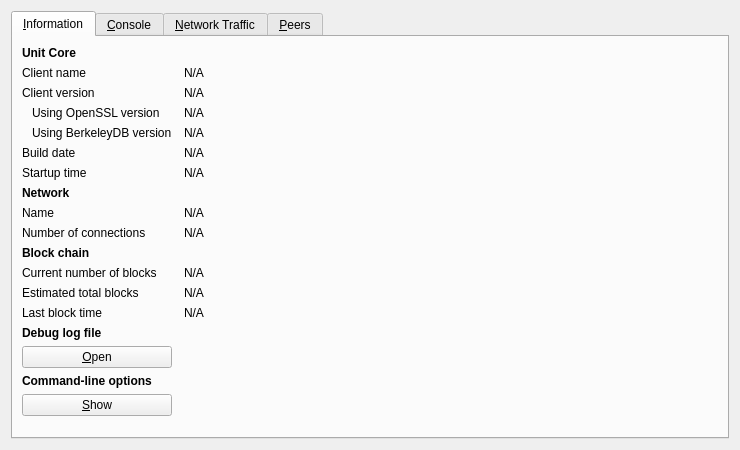
<?xml version="1.0" encoding="UTF-8"?>
<ui version="4.0">
 <class>RPCConsole</class>
 <widget class="QDialog" name="RPCConsole">
  <property name="geometry">
   <rect>
    <x>0</x>
    <y>0</y>
    <width>740</width>
    <height>450</height>
   </rect>
  </property>
  <property name="windowTitle">
   <string>Unit - Debug window</string>
  </property>
  <layout class="QVBoxLayout" name="verticalLayout_2">
   <item>
    <widget class="QTabWidget" name="tabWidget">
     <property name="currentIndex">
      <number>0</number>
     </property>
     <widget class="QWidget" name="tab_info">
      <attribute name="title">
       <string>&amp;Information</string>
      </attribute>
      <layout class="QGridLayout" name="gridLayout" columnstretch="0,1">
       <property name="horizontalSpacing">
        <number>12</number>
       </property>
       <item row="0" column="0">
        <widget class="QLabel" name="label_9">
         <property name="font">
          <font>
           <weight>75</weight>
           <bold>true</bold>
          </font>
         </property>
         <property name="text">
          <string>Unit Core</string>
         </property>
        </widget>
       </item>
       <item row="1" column="0">
        <widget class="QLabel" name="label_5">
         <property name="text">
          <string>Client name</string>
         </property>
        </widget>
       </item>
       <item row="1" column="1">
        <widget class="QLabel" name="clientName">
         <property name="cursor">
          <cursorShape>IBeamCursor</cursorShape>
         </property>
         <property name="text">
          <string>N/A</string>
         </property>
         <property name="textFormat">
          <enum>Qt::PlainText</enum>
         </property>
         <property name="textInteractionFlags">
          <set>Qt::LinksAccessibleByMouse|Qt::TextSelectableByKeyboard|Qt::TextSelectableByMouse</set>
         </property>
        </widget>
       </item>
       <item row="2" column="0">
        <widget class="QLabel" name="label_6">
         <property name="text">
          <string>Client version</string>
         </property>
        </widget>
       </item>
       <item row="2" column="1">
        <widget class="QLabel" name="clientVersion">
         <property name="cursor">
          <cursorShape>IBeamCursor</cursorShape>
         </property>
         <property name="text">
          <string>N/A</string>
         </property>
         <property name="textFormat">
          <enum>Qt::PlainText</enum>
         </property>
         <property name="textInteractionFlags">
          <set>Qt::LinksAccessibleByMouse|Qt::TextSelectableByKeyboard|Qt::TextSelectableByMouse</set>
         </property>
        </widget>
       </item>
       <item row="3" column="0">
        <widget class="QLabel" name="label_14">
         <property name="text">
          <string>Using OpenSSL version</string>
         </property>
         <property name="indent">
          <number>10</number>
         </property>
        </widget>
       </item>
       <item row="3" column="1">
        <widget class="QLabel" name="openSSLVersion">
         <property name="cursor">
          <cursorShape>IBeamCursor</cursorShape>
         </property>
         <property name="text">
          <string>N/A</string>
         </property>
         <property name="textFormat">
          <enum>Qt::PlainText</enum>
         </property>
         <property name="textInteractionFlags">
          <set>Qt::LinksAccessibleByMouse|Qt::TextSelectableByKeyboard|Qt::TextSelectableByMouse</set>
         </property>
        </widget>
       </item>
       <item row="4" column="0">
        <widget class="QLabel" name="label_berkeleyDBVersion">
         <property name="text">
          <string>Using BerkeleyDB version</string>
         </property>
         <property name="indent">
          <number>10</number>
         </property>
        </widget>
       </item>
       <item row="4" column="1">
        <widget class="QLabel" name="berkeleyDBVersion">
         <property name="cursor">
          <cursorShape>IBeamCursor</cursorShape>
         </property>
         <property name="text">
          <string>N/A</string>
         </property>
         <property name="textFormat">
          <enum>Qt::PlainText</enum>
         </property>
         <property name="textInteractionFlags">
          <set>Qt::LinksAccessibleByMouse|Qt::TextSelectableByKeyboard|Qt::TextSelectableByMouse</set>
         </property>
        </widget>
       </item>
       <item row="5" column="0">
        <widget class="QLabel" name="label_12">
         <property name="text">
          <string>Build date</string>
         </property>
        </widget>
       </item>
       <item row="5" column="1">
        <widget class="QLabel" name="buildDate">
         <property name="cursor">
          <cursorShape>IBeamCursor</cursorShape>
         </property>
         <property name="text">
          <string>N/A</string>
         </property>
         <property name="textFormat">
          <enum>Qt::PlainText</enum>
         </property>
         <property name="textInteractionFlags">
          <set>Qt::LinksAccessibleByMouse|Qt::TextSelectableByKeyboard|Qt::TextSelectableByMouse</set>
         </property>
        </widget>
       </item>
       <item row="6" column="0">
        <widget class="QLabel" name="label_13">
         <property name="text">
          <string>Startup time</string>
         </property>
        </widget>
       </item>
       <item row="6" column="1">
        <widget class="QLabel" name="startupTime">
         <property name="cursor">
          <cursorShape>IBeamCursor</cursorShape>
         </property>
         <property name="text">
          <string>N/A</string>
         </property>
         <property name="textFormat">
          <enum>Qt::PlainText</enum>
         </property>
         <property name="textInteractionFlags">
          <set>Qt::LinksAccessibleByMouse|Qt::TextSelectableByKeyboard|Qt::TextSelectableByMouse</set>
         </property>
        </widget>
       </item>
       <item row="7" column="0">
        <widget class="QLabel" name="label_11">
         <property name="font">
          <font>
           <weight>75</weight>
           <bold>true</bold>
          </font>
         </property>
         <property name="text">
          <string>Network</string>
         </property>
        </widget>
       </item>
       <item row="8" column="0">
        <widget class="QLabel" name="label_8">
         <property name="text">
          <string>Name</string>
         </property>
        </widget>
       </item>
       <item row="8" column="1">
        <widget class="QLabel" name="networkName">
         <property name="cursor">
          <cursorShape>IBeamCursor</cursorShape>
         </property>
         <property name="text">
          <string>N/A</string>
         </property>
         <property name="textFormat">
          <enum>Qt::PlainText</enum>
         </property>
         <property name="textInteractionFlags">
          <set>Qt::LinksAccessibleByMouse|Qt::TextSelectableByKeyboard|Qt::TextSelectableByMouse</set>
         </property>
        </widget>
       </item>
       <item row="9" column="0">
        <widget class="QLabel" name="label_7">
         <property name="text">
          <string>Number of connections</string>
         </property>
        </widget>
       </item>
       <item row="9" column="1">
        <widget class="QLabel" name="numberOfConnections">
         <property name="cursor">
          <cursorShape>IBeamCursor</cursorShape>
         </property>
         <property name="text">
          <string>N/A</string>
         </property>
         <property name="textFormat">
          <enum>Qt::PlainText</enum>
         </property>
         <property name="textInteractionFlags">
          <set>Qt::LinksAccessibleByMouse|Qt::TextSelectableByKeyboard|Qt::TextSelectableByMouse</set>
         </property>
        </widget>
       </item>
       <item row="10" column="0">
        <widget class="QLabel" name="label_10">
         <property name="font">
          <font>
           <weight>75</weight>
           <bold>true</bold>
          </font>
         </property>
         <property name="text">
          <string>Block chain</string>
         </property>
        </widget>
       </item>
       <item row="11" column="0">
        <widget class="QLabel" name="label_3">
         <property name="text">
          <string>Current number of blocks</string>
         </property>
        </widget>
       </item>
       <item row="11" column="1">
        <widget class="QLabel" name="numberOfBlocks">
         <property name="cursor">
          <cursorShape>IBeamCursor</cursorShape>
         </property>
         <property name="text">
          <string>N/A</string>
         </property>
         <property name="textFormat">
          <enum>Qt::PlainText</enum>
         </property>
         <property name="textInteractionFlags">
          <set>Qt::LinksAccessibleByMouse|Qt::TextSelectableByKeyboard|Qt::TextSelectableByMouse</set>
         </property>
        </widget>
       </item>
       <item row="12" column="0">
        <widget class="QLabel" name="label_4">
         <property name="text">
          <string>Estimated total blocks</string>
         </property>
        </widget>
       </item>
       <item row="12" column="1">
        <widget class="QLabel" name="totalBlocks">
         <property name="cursor">
          <cursorShape>IBeamCursor</cursorShape>
         </property>
         <property name="text">
          <string>N/A</string>
         </property>
         <property name="textFormat">
          <enum>Qt::PlainText</enum>
         </property>
         <property name="textInteractionFlags">
          <set>Qt::LinksAccessibleByMouse|Qt::TextSelectableByKeyboard|Qt::TextSelectableByMouse</set>
         </property>
        </widget>
       </item>
       <item row="13" column="0">
        <widget class="QLabel" name="label_2">
         <property name="text">
          <string>Last block time</string>
         </property>
        </widget>
       </item>
       <item row="13" column="1">
        <widget class="QLabel" name="lastBlockTime">
         <property name="cursor">
          <cursorShape>IBeamCursor</cursorShape>
         </property>
         <property name="text">
          <string>N/A</string>
         </property>
         <property name="textFormat">
          <enum>Qt::PlainText</enum>
         </property>
         <property name="textInteractionFlags">
          <set>Qt::LinksAccessibleByMouse|Qt::TextSelectableByKeyboard|Qt::TextSelectableByMouse</set>
         </property>
        </widget>
       </item>
       <item row="13" column="0">
        <spacer name="verticalSpacer_2">
         <property name="orientation">
          <enum>Qt::Vertical</enum>
         </property>
         <property name="sizeHint" stdset="0">
          <size>
           <width>20</width>
           <height>20</height>
          </size>
         </property>
        </spacer>
       </item>
       <item row="14" column="0">
        <widget class="QLabel" name="labelDebugLogfile">
         <property name="font">
          <font>
           <weight>75</weight>
           <bold>true</bold>
          </font>
         </property>
         <property name="text">
          <string>Debug log file</string>
         </property>
        </widget>
       </item>
       <item row="15" column="0">
        <widget class="QPushButton" name="openDebugLogfileButton">
         <property name="toolTip">
          <string>Open the Unit debug log file from the current data directory. This can take a few seconds for large log files.</string>
         </property>
         <property name="text">
          <string>&amp;Open</string>
         </property>
         <property name="autoDefault">
          <bool>false</bool>
         </property>
        </widget>
       </item>
       <item row="16" column="0">
        <widget class="QLabel" name="labelCLOptions">
         <property name="font">
          <font>
           <weight>75</weight>
           <bold>true</bold>
          </font>
         </property>
         <property name="text">
          <string>Command-line options</string>
         </property>
        </widget>
       </item>
       <item row="17" column="0">
        <widget class="QPushButton" name="showCLOptionsButton">
         <property name="toolTip">
          <string>Show the Unit help message to get a list with possible Unit command-line options.</string>
         </property>
         <property name="text">
          <string>&amp;Show</string>
         </property>
         <property name="autoDefault">
          <bool>false</bool>
         </property>
        </widget>
       </item>
       <item row="18" column="0">
        <spacer name="verticalSpacer">
         <property name="orientation">
          <enum>Qt::Vertical</enum>
         </property>
         <property name="sizeHint" stdset="0">
          <size>
           <width>20</width>
           <height>40</height>
          </size>
         </property>
        </spacer>
       </item>
      </layout>
     </widget>
     <widget class="QWidget" name="tab_console">
      <attribute name="title">
       <string>&amp;Console</string>
      </attribute>
      <layout class="QVBoxLayout" name="verticalLayout_3">
       <property name="spacing">
        <number>3</number>
       </property>
       <item>
        <widget class="QTextEdit" name="messagesWidget">
         <property name="minimumSize">
          <size>
           <width>0</width>
           <height>100</height>
          </size>
         </property>
         <property name="readOnly">
          <bool>true</bool>
         </property>
         <property name="tabKeyNavigation" stdset="0">
          <bool>false</bool>
         </property>
         <property name="columnCount" stdset="0">
          <number>2</number>
         </property>
        </widget>
       </item>
       <item>
        <layout class="QHBoxLayout" name="horizontalLayout">
         <property name="spacing">
          <number>3</number>
         </property>
         <item>
          <widget class="QLabel" name="label">
           <property name="text">
            <string notr="true">&gt;</string>
           </property>
          </widget>
         </item>
         <item>
          <widget class="QLineEdit" name="lineEdit"/>
         </item>
         <item>
          <widget class="QPushButton" name="clearButton">
           <property name="maximumSize">
            <size>
             <width>24</width>
             <height>24</height>
            </size>
           </property>
           <property name="toolTip">
            <string>Clear console</string>
           </property>
           <property name="text">
            <string/>
           </property>
           <property name="icon">
            <iconset resource="../../../unit.qrc">
             <normaloff>:/icons/remove</normaloff>:/icons/remove</iconset>
           </property>
           <property name="shortcut">
            <string notr="true">Ctrl+L</string>
           </property>
           <property name="autoDefault">
            <bool>false</bool>
           </property>
          </widget>
         </item>
        </layout>
       </item>
      </layout>
     </widget>
     <widget class="QWidget" name="tab_nettraffic">
      <attribute name="title">
       <string>&amp;Network Traffic</string>
      </attribute>
      <layout class="QHBoxLayout" name="horizontalLayout_3">
       <item>
        <layout class="QVBoxLayout" name="verticalLayout_4">
         <item>
          <widget class="TrafficGraphWidget" name="trafficGraph" native="true">
           <property name="sizePolicy">
            <sizepolicy hsizetype="Expanding" vsizetype="Expanding">
             <horstretch>0</horstretch>
             <verstretch>0</verstretch>
            </sizepolicy>
           </property>
          </widget>
         </item>
         <item>
          <layout class="QHBoxLayout" name="horizontalLayout_2">
           <item>
            <widget class="QSlider" name="sldGraphRange">
             <property name="minimum">
              <number>1</number>
             </property>
             <property name="maximum">
              <number>288</number>
             </property>
             <property name="pageStep">
              <number>12</number>
             </property>
             <property name="value">
              <number>6</number>
             </property>
             <property name="orientation">
              <enum>Qt::Horizontal</enum>
             </property>
            </widget>
           </item>
           <item>
            <widget class="QLabel" name="lblGraphRange">
             <property name="minimumSize">
              <size>
               <width>100</width>
               <height>0</height>
              </size>
             </property>
             <property name="alignment">
              <set>Qt::AlignCenter</set>
             </property>
            </widget>
           </item>
           <item>
            <widget class="QPushButton" name="btnClearTrafficGraph">
             <property name="text">
              <string>&amp;Clear</string>
             </property>
             <property name="autoDefault">
              <bool>false</bool>
             </property>
            </widget>
           </item>
          </layout>
         </item>
        </layout>
       </item>
       <item>
        <layout class="QVBoxLayout" name="verticalLayout">
         <item>
          <widget class="QGroupBox" name="groupBox">
           <property name="title">
            <string>Totals</string>
           </property>
           <layout class="QVBoxLayout" name="verticalLayout_5">
            <item>
             <layout class="QHBoxLayout" name="horizontalLayout_4">
              <item>
               <widget class="Line" name="line">
                <property name="sizePolicy">
                 <sizepolicy hsizetype="Fixed" vsizetype="Fixed">
                  <horstretch>0</horstretch>
                  <verstretch>0</verstretch>
                 </sizepolicy>
                </property>
                <property name="minimumSize">
                 <size>
                  <width>10</width>
                  <height>0</height>
                 </size>
                </property>
                <property name="palette">
                 <palette>
                  <active>
                   <colorrole role="Light">
                    <brush brushstyle="SolidPattern">
                     <color alpha="255">
                      <red>0</red>
                      <green>255</green>
                      <blue>0</blue>
                     </color>
                    </brush>
                   </colorrole>
                  </active>
                  <inactive>
                   <colorrole role="Light">
                    <brush brushstyle="SolidPattern">
                     <color alpha="255">
                      <red>0</red>
                      <green>255</green>
                      <blue>0</blue>
                     </color>
                    </brush>
                   </colorrole>
                  </inactive>
                  <disabled>
                   <colorrole role="Light">
                    <brush brushstyle="SolidPattern">
                     <color alpha="255">
                      <red>0</red>
                      <green>255</green>
                      <blue>0</blue>
                     </color>
                    </brush>
                   </colorrole>
                  </disabled>
                 </palette>
                </property>
                <property name="orientation">
                 <enum>Qt::Horizontal</enum>
                </property>
               </widget>
              </item>
              <item>
               <widget class="QLabel" name="label_16">
                <property name="text">
                 <string>In:</string>
                </property>
               </widget>
              </item>
              <item>
               <widget class="QLabel" name="lblBytesIn">
                <property name="minimumSize">
                 <size>
                  <width>50</width>
                  <height>0</height>
                 </size>
                </property>
                <property name="alignment">
                 <set>Qt::AlignRight|Qt::AlignTrailing|Qt::AlignVCenter</set>
                </property>
               </widget>
              </item>
             </layout>
            </item>
            <item>
             <layout class="QHBoxLayout" name="horizontalLayout_5">
              <item>
               <widget class="Line" name="line_2">
                <property name="sizePolicy">
                 <sizepolicy hsizetype="Fixed" vsizetype="Fixed">
                  <horstretch>0</horstretch>
                  <verstretch>0</verstretch>
                 </sizepolicy>
                </property>
                <property name="minimumSize">
                 <size>
                  <width>10</width>
                  <height>0</height>
                 </size>
                </property>
                <property name="palette">
                 <palette>
                  <active>
                   <colorrole role="Light">
                    <brush brushstyle="SolidPattern">
                     <color alpha="255">
                      <red>255</red>
                      <green>0</green>
                      <blue>0</blue>
                     </color>
                    </brush>
                   </colorrole>
                  </active>
                  <inactive>
                   <colorrole role="Light">
                    <brush brushstyle="SolidPattern">
                     <color alpha="255">
                      <red>255</red>
                      <green>0</green>
                      <blue>0</blue>
                     </color>
                    </brush>
                   </colorrole>
                  </inactive>
                  <disabled>
                   <colorrole role="Light">
                    <brush brushstyle="SolidPattern">
                     <color alpha="255">
                      <red>255</red>
                      <green>0</green>
                      <blue>0</blue>
                     </color>
                    </brush>
                   </colorrole>
                  </disabled>
                 </palette>
                </property>
                <property name="orientation">
                 <enum>Qt::Horizontal</enum>
                </property>
               </widget>
              </item>
              <item>
               <widget class="QLabel" name="label_17">
                <property name="text">
                 <string>Out:</string>
                </property>
               </widget>
              </item>
              <item>
               <widget class="QLabel" name="lblBytesOut">
                <property name="minimumSize">
                 <size>
                  <width>50</width>
                  <height>0</height>
                 </size>
                </property>
                <property name="alignment">
                 <set>Qt::AlignRight|Qt::AlignTrailing|Qt::AlignVCenter</set>
                </property>
               </widget>
              </item>
             </layout>
            </item>
            <item>
             <spacer name="verticalSpacer_4">
              <property name="orientation">
               <enum>Qt::Vertical</enum>
              </property>
              <property name="sizeHint" stdset="0">
               <size>
                <width>20</width>
                <height>407</height>
               </size>
              </property>
             </spacer>
            </item>
           </layout>
          </widget>
         </item>
        </layout>
       </item>
      </layout>
     </widget>
     <widget class="QWidget" name="tab_peers">
      <attribute name="title">
       <string>&amp;Peers</string>
      </attribute>
      <layout class="QGridLayout" name="gridLayout_2">
       <item row="0" column="0" rowspan="2">
        <widget class="QTableView" name="peerWidget">
         <property name="horizontalScrollBarPolicy">
          <enum>Qt::ScrollBarAsNeeded</enum>
         </property>
         <property name="sortingEnabled">
          <bool>true</bool>
         </property>
         <attribute name="horizontalHeaderHighlightSections">
          <bool>false</bool>
         </attribute>
        </widget>
       </item>
       <item row="0" column="1">
        <widget class="QLabel" name="peerHeading">
         <property name="sizePolicy">
          <sizepolicy hsizetype="Preferred" vsizetype="Minimum">
           <horstretch>0</horstretch>
           <verstretch>0</verstretch>
          </sizepolicy>
         </property>
         <property name="minimumSize">
          <size>
           <width>300</width>
           <height>32</height>
          </size>
         </property>
         <property name="font">
          <font>
           <pointsize>10</pointsize>
          </font>
         </property>
         <property name="cursor">
          <cursorShape>IBeamCursor</cursorShape>
         </property>
         <property name="text">
          <string>Select a peer to view detailed information.</string>
         </property>
         <property name="alignment">
          <set>Qt::AlignHCenter|Qt::AlignTop</set>
         </property>
         <property name="wordWrap">
          <bool>true</bool>
         </property>
         <property name="textInteractionFlags">
          <set>Qt::LinksAccessibleByMouse|Qt::TextSelectableByKeyboard|Qt::TextSelectableByMouse</set>
         </property>
        </widget>
       </item>
       <item row="1" column="1">
        <widget class="QWidget" name="detailWidget" native="true">
         <property name="minimumSize">
          <size>
           <width>300</width>
           <height>0</height>
          </size>
         </property>
         <layout class="QGridLayout" name="gridLayout_3">
          <item row="0" column="0">
           <widget class="QLabel" name="label_23">
            <property name="text">
             <string>Peer ID</string>
            </property>
           </widget>
          </item>
          <item row="0" column="2">
           <widget class="QLabel" name="peerId">
            <property name="cursor">
             <cursorShape>IBeamCursor</cursorShape>
            </property>
            <property name="text">
             <string>N/A</string>
            </property>
            <property name="textFormat">
             <enum>Qt::PlainText</enum>
            </property>
            <property name="textInteractionFlags">
             <set>Qt::LinksAccessibleByMouse|Qt::TextSelectableByKeyboard|Qt::TextSelectableByMouse</set>
            </property>
           </widget>
          </item>
          <item row="1" column="0">
           <widget class="QLabel" name="label_23">
            <property name="text">
             <string>Direction</string>
            </property>
           </widget>
          </item>
          <item row="1" column="2">
           <widget class="QLabel" name="peerDirection">
            <property name="cursor">
             <cursorShape>IBeamCursor</cursorShape>
            </property>
            <property name="text">
             <string>N/A</string>
            </property>
            <property name="textFormat">
             <enum>Qt::PlainText</enum>
            </property>
            <property name="textInteractionFlags">
             <set>Qt::LinksAccessibleByMouse|Qt::TextSelectableByKeyboard|Qt::TextSelectableByMouse</set>
            </property>
           </widget>
          </item>
          <item row="2" column="0">
           <widget class="QLabel" name="label_21">
            <property name="text">
             <string>Version</string>
            </property>
           </widget>
          </item>
          <item row="2" column="2">
           <widget class="QLabel" name="peerVersion">
            <property name="cursor">
             <cursorShape>IBeamCursor</cursorShape>
            </property>
            <property name="text">
             <string>N/A</string>
            </property>
            <property name="textFormat">
             <enum>Qt::PlainText</enum>
            </property>
            <property name="textInteractionFlags">
             <set>Qt::LinksAccessibleByMouse|Qt::TextSelectableByKeyboard|Qt::TextSelectableByMouse</set>
            </property>
           </widget>
          </item>
          <item row="3" column="0">
           <widget class="QLabel" name="label_28">
            <property name="text">
             <string>User Agent</string>
            </property>
           </widget>
          </item>
          <item row="3" column="2">
           <widget class="QLabel" name="peerSubversion">
            <property name="cursor">
             <cursorShape>IBeamCursor</cursorShape>
            </property>
            <property name="text">
             <string>N/A</string>
            </property>
            <property name="textFormat">
             <enum>Qt::PlainText</enum>
            </property>
            <property name="textInteractionFlags">
             <set>Qt::LinksAccessibleByMouse|Qt::TextSelectableByKeyboard|Qt::TextSelectableByMouse</set>
            </property>
           </widget>
          </item>
          <item row="4" column="0">
           <widget class="QLabel" name="label_4">
            <property name="text">
             <string>Services</string>
            </property>
           </widget>
          </item>
          <item row="4" column="2">
           <widget class="QLabel" name="peerServices">
            <property name="cursor">
             <cursorShape>IBeamCursor</cursorShape>
            </property>
            <property name="text">
             <string>N/A</string>
            </property>
            <property name="textFormat">
             <enum>Qt::PlainText</enum>
            </property>
            <property name="textInteractionFlags">
             <set>Qt::LinksAccessibleByMouse|Qt::TextSelectableByKeyboard|Qt::TextSelectableByMouse</set>
            </property>
           </widget>
          </item>
          <item row="5" column="0">
           <widget class="QLabel" name="label_29">
            <property name="text">
             <string>Starting Height</string>
            </property>
           </widget>
          </item>
          <item row="5" column="2">
           <widget class="QLabel" name="peerHeight">
            <property name="cursor">
             <cursorShape>IBeamCursor</cursorShape>
            </property>
            <property name="text">
             <string>N/A</string>
            </property>
            <property name="textFormat">
             <enum>Qt::PlainText</enum>
            </property>
            <property name="textInteractionFlags">
             <set>Qt::LinksAccessibleByMouse|Qt::TextSelectableByKeyboard|Qt::TextSelectableByMouse</set>
            </property>
           </widget>
          </item>
          <item row="6" column="0">
           <widget class="QLabel" name="label_27">
            <property name="text">
             <string>Sync Height</string>
            </property>
           </widget>
          </item>
          <item row="6" column="2">
           <widget class="QLabel" name="peerSyncHeight">
            <property name="cursor">
             <cursorShape>IBeamCursor</cursorShape>
            </property>
            <property name="text">
             <string>N/A</string>
            </property>
            <property name="textFormat">
             <enum>Qt::PlainText</enum>
            </property>
            <property name="textInteractionFlags">
             <set>Qt::LinksAccessibleByMouse|Qt::TextSelectableByKeyboard|Qt::TextSelectableByMouse</set>
            </property>
           </widget>
          </item>
          <item row="7" column="0">
           <widget class="QLabel" name="label_24">
            <property name="text">
             <string>Ban Score</string>
            </property>
           </widget>
          </item>
          <item row="7" column="2">
           <widget class="QLabel" name="peerBanScore">
            <property name="cursor">
             <cursorShape>IBeamCursor</cursorShape>
            </property>
            <property name="text">
             <string>N/A</string>
            </property>
            <property name="textFormat">
             <enum>Qt::PlainText</enum>
            </property>
            <property name="textInteractionFlags">
             <set>Qt::LinksAccessibleByMouse|Qt::TextSelectableByKeyboard|Qt::TextSelectableByMouse</set>
            </property>
           </widget>
          </item>
          <item row="8" column="0">
           <widget class="QLabel" name="label_22">
            <property name="text">
             <string>Connection Time</string>
            </property>
           </widget>
          </item>
          <item row="8" column="2">
           <widget class="QLabel" name="peerConnTime">
            <property name="cursor">
             <cursorShape>IBeamCursor</cursorShape>
            </property>
            <property name="text">
             <string>N/A</string>
            </property>
            <property name="textFormat">
             <enum>Qt::PlainText</enum>
            </property>
            <property name="textInteractionFlags">
             <set>Qt::LinksAccessibleByMouse|Qt::TextSelectableByKeyboard|Qt::TextSelectableByMouse</set>
            </property>
           </widget>
          </item>
          <item row="9" column="0">
           <widget class="QLabel" name="label_15">
            <property name="text">
             <string>Last Send</string>
            </property>
           </widget>
          </item>
          <item row="9" column="2">
           <widget class="QLabel" name="peerLastSend">
            <property name="cursor">
             <cursorShape>IBeamCursor</cursorShape>
            </property>
            <property name="text">
             <string>N/A</string>
            </property>
            <property name="textFormat">
             <enum>Qt::PlainText</enum>
            </property>
            <property name="textInteractionFlags">
             <set>Qt::LinksAccessibleByMouse|Qt::TextSelectableByKeyboard|Qt::TextSelectableByMouse</set>
            </property>
           </widget>
          </item>
          <item row="10" column="0">
           <widget class="QLabel" name="label_19">
            <property name="text">
             <string>Last Receive</string>
            </property>
           </widget>
          </item>
          <item row="10" column="2">
           <widget class="QLabel" name="peerLastRecv">
            <property name="cursor">
             <cursorShape>IBeamCursor</cursorShape>
            </property>
            <property name="text">
             <string>N/A</string>
            </property>
            <property name="textFormat">
             <enum>Qt::PlainText</enum>
            </property>
            <property name="textInteractionFlags">
             <set>Qt::LinksAccessibleByMouse|Qt::TextSelectableByKeyboard|Qt::TextSelectableByMouse</set>
            </property>
           </widget>
          </item>
          <item row="11" column="0">
           <widget class="QLabel" name="label_18">
            <property name="text">
             <string>Bytes Sent</string>
            </property>
           </widget>
          </item>
          <item row="11" column="2">
           <widget class="QLabel" name="peerBytesSent">
            <property name="cursor">
             <cursorShape>IBeamCursor</cursorShape>
            </property>
            <property name="text">
             <string>N/A</string>
            </property>
            <property name="textFormat">
             <enum>Qt::PlainText</enum>
            </property>
            <property name="textInteractionFlags">
             <set>Qt::LinksAccessibleByMouse|Qt::TextSelectableByKeyboard|Qt::TextSelectableByMouse</set>
            </property>
           </widget>
          </item>
          <item row="12" column="0">
           <widget class="QLabel" name="label_20">
            <property name="text">
             <string>Bytes Received</string>
            </property>
           </widget>
          </item>
          <item row="12" column="2">
           <widget class="QLabel" name="peerBytesRecv">
            <property name="cursor">
             <cursorShape>IBeamCursor</cursorShape>
            </property>
            <property name="text">
             <string>N/A</string>
            </property>
            <property name="textFormat">
             <enum>Qt::PlainText</enum>
            </property>
            <property name="textInteractionFlags">
             <set>Qt::LinksAccessibleByMouse|Qt::TextSelectableByKeyboard|Qt::TextSelectableByMouse</set>
            </property>
           </widget>
          </item>
          <item row="13" column="0">
           <widget class="QLabel" name="label_26">
            <property name="text">
             <string>Ping Time</string>
            </property>
           </widget>
          </item>
          <item row="13" column="2">
           <widget class="QLabel" name="peerPingTime">
            <property name="cursor">
             <cursorShape>IBeamCursor</cursorShape>
            </property>
            <property name="text">
             <string>N/A</string>
            </property>
            <property name="textFormat">
             <enum>Qt::PlainText</enum>
            </property>
            <property name="textInteractionFlags">
             <set>Qt::LinksAccessibleByMouse|Qt::TextSelectableByKeyboard|Qt::TextSelectableByMouse</set>
            </property>
           </widget>
          </item>
          <item row="14" column="0">
           <widget class="QLabel" name="label_timeoffset">
            <property name="text">
             <string>Time Offset</string>
            </property>
           </widget>
          </item>
          <item row="14" column="2">
           <widget class="QLabel" name="timeoffset">
            <property name="cursor">
             <cursorShape>IBeamCursor</cursorShape>
            </property>
            <property name="text">
             <string>N/A</string>
            </property>
            <property name="textFormat">
             <enum>Qt::PlainText</enum>
            </property>
            <property name="textInteractionFlags">
             <set>Qt::LinksAccessibleByMouse|Qt::TextSelectableByKeyboard|Qt::TextSelectableByMouse</set>
            </property>
           </widget>
          </item>
          <item row="15" column="1">
           <spacer name="verticalSpacer_3">
            <property name="orientation">
             <enum>Qt::Vertical</enum>
            </property>
            <property name="sizeHint" stdset="0">
             <size>
              <width>20</width>
              <height>40</height>
             </size>
            </property>
           </spacer>
          </item>
         </layout>
        </widget>
       </item>
      </layout>
     </widget>
    </widget>
   </item>
  </layout>
 </widget>
 <customwidgets>
  <customwidget>
   <class>TrafficGraphWidget</class>
   <extends>QWidget</extends>
   <header>trafficgraphwidget.h</header>
   <container>1</container>
   <slots>
    <slot>clear()</slot>
   </slots>
  </customwidget>
 </customwidgets>
 <resources>
  <include location="../../../unit.qrc"/>
 </resources>
 <connections/>
</ui>
